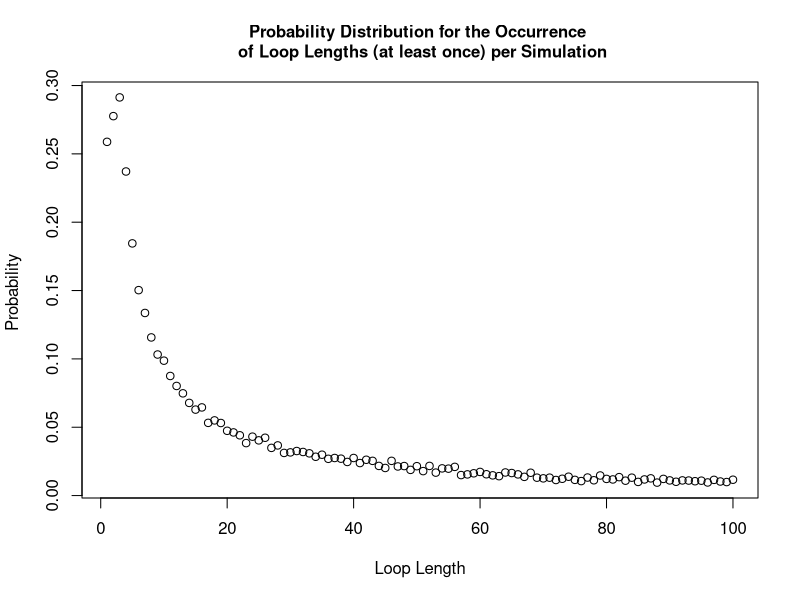

Write R code to recreate this figure.
#### Team Members:
# Fatima Kasenally (S2443602); Wenqi Ni (s1792412); Cameron Allan (S1748084)

#### address of github repo:
# https://github.com/niwq15/SP-Group-7-A2


#### Contributions

# Functions we each made versions of:
# Cameron - Strategy1, Strategy2, Strategy3, Pone, Pall, dloop
# Wenqi - Strategy1, Strategy2, Strategy3, Pone, Pall, dloop 
# Fatima - Strategy2, Pone, Pall, dloop 

# Further Details: 

# Cameron wrote the used Strategy 3 function and added an if statement to speed up the Pall function. 
# Some attempts were made to use arrays to write more efficient strategy functions but these were slower. 
# Other versions of Pone and Pall were also made but the final versions used were faster. 
# The dloop function written was not used as other members' dloops were better.


# Wenqi created the final versions of the functions Strategy 1, Strategy 2, Pone, Pall and the probability of no loop longer than 50 
# in a random reshuffling of cards. She wrote comments for these functions and those results. 
# She also provided a version of Strategy3, dloop function and the visualisation of the probabilities sensibly. 

# Fatima created an alternative version of Strategy 2 and pone. She created the final version of pall and dloop. 
# She also provided the sample solutions for various n and strategy combinations, and wrote comments to explain the results,
# generated the probability ditribution plot and returned the total probability of success for Strategy 1


#### Overview 
# This file holds the self-contained code to use stochastic simulation to study a generalised version of the famous '100 Prisoners Problem' 
# The problem is defined as follows: 
# Consider a prison containing 2n prisoners, each with a unique identification number ranging from 1 to 2n. 
# The prison has a room with 2n boxes, each uniquely numbered from 1 to 2n and each containing a single card. 
# These cards are each labelled with a unique number between 1 and 2n. 
# Each prisoner is allowed to open n boxes to find the card with their number.
# If all 2n prisoners successfully find their cards then they all go free. 
# After their turn,the prisoners are not allowed to communicate any new information from the boxes 
# to prisoners who have yet to take their turn.
# The room is returned to its original state after each prisoner’s go. 

# Firstly, we will show 3 strategies for the prisoners, then create a 'Pone' function to estimate 
# the probability of a single prisoner successfully finding their number, then use a 'Pall' function to 
# calculate the probability of all the prisoners finding their numbers. 
# Based on the results of the individual and joint success probabilities using different strategies, 
# we will give some comments about which strategy has the highest success probabilities for 
# both individuals and the collective. 

## Each function expressing the different strategies for opening boxes to find cards will require the same 
## input parameters : n,k,cards_num. Where n parameterises the 2n number of boxes, prisoner and cards in our problem.
## k is the prisoner's number and cards_num represents the random orders of cards placed in boxes.
## Uniform input parameters allows the implemented strategy to be a variable in each simulation as each strategy 
## function is interchangeable. This is required by functions 'Pone' and 'Pall'.


## Strategy 1:

## The Strategy1 function has inputs, n, k, and 'cards_num' (the card numbers indexed by the box numbers). 
## Each prisoner with their number 'k' starts at the k-th box which contains card b. If k is not equal to b, then the prisoner 
## goes to box b and opens it. The process will be repeated until they have either found the card k or opened n boxes without finding it
## The Strategy1 function will return 'TRUE' if the prisoner k will find their number within the n tries, otherwise it will return 'FALSE'.
Strategy1 <- function(n,k,cards_num) {
  #create an empty vector to store card numbers as they are read
  cards_picked <- rep(0, n) # the prisoner can read at most n cards
  cards_picked[1] <- cards_num[k] # start at the box with his number (k) on it 
  #for each of the remaining steps, first check if he has found his card number
  #if so, he will stop; if not, he will continue to read cards
  for (b in 2:n) {
    if (cards_picked[b-1] == k) {#if the prisoner k has found his number
      return(TRUE) #yes the prisoner has successfully found his card
      break # stop here and the prisoner will not open other boxes
    } else {#otherwise prisoner will open another box with the number of the last card
      cards_picked[b] <- cards_num[cards_picked[b-1]]
    }
  }
  #check whether he finds his number in the final step
  if (cards_picked[n] != k) { #if the final number is not his number
    return(FALSE) #prisoner has failed to find his card
  } else {#if the final number is equal to his number
    return(TRUE) #prisoner has successfully found his card
  }
}

## Strategy 2:

## The Strategy2 function has inputs, n, k, and cards_num.
## This strategy follows an identical procedure to strategy 1, except that the starting box is randomly selected
## The prisoner uses the card number in each box to pick his next box to open.
## The prisoner can open at most n boxes in order to find the card with their number on it.
## The Strategy2 function will return 'TRUE' if the prisoner k will find their number within the n tries, otherwise 'FALSE'.
Strategy2 <- function(n,k,cards_num) {
  #create an empty vector to store card numbers that have been read
  cards_picked <- rep(0, n) # the prisoner can read at most n cards
  cards_picked[1] <- sample(cards_num,1)# start at a randomly selected box 
  #for each of the remaining steps, firstly check whether he has found him number card
  #if so, he will stop; if not, he will continue to read cards
  for (b in 2:n) {
    if (cards_picked[b-1] == k) {#if the prisoner k has found his number
      return(TRUE)
      break #stop here and the prisoner will not open other boxes
    } else {#otherwise prisoner will open the box with number k
      cards_picked[b] <- cards_num[cards_picked[b-1]]
    }
  }
  #check whether he finds his number in the final step
  if (cards_picked[n] != k) { #if the final number is not his number
    return(FALSE)
  } else {#if the final number is equal to his number
    return(TRUE)
  }
} #The function returns TRUE/FALSE expressing that the prisoner has FOUND/FAILED TO FIND his card 

## Strategy 3:
## The Strategy3 function has inputs, n, k, and cards_num.
## The prisoner opens n boxes at random, without replacement and the prisoner will open n different boxes. 
## The Strategy3 function will return 'TRUE' if the prisoner k will find their number within the n tries, otherwise 'FALSE'.
Strategy3 <- function(n,k,cards_num){ 
  cards_picked <- sample(cards_num,n,replace=FALSE) # Randomly select n boxes from cards_num to open
  any(k == cards_picked) # check whether the prisoner's number appears in the selected card_num
} # End function


## The 'Pone' function takes the inputs 'n', 'k', 'strategy' and 'nreps' (the number of replicate simulations).
## 'Pone' is a function which calculates the probability of an individual prisoner 'k' finding his card number amoungst 2n boxes. 
## The prisoner can open n boxes and the trial is simulated nreps times. In each simulation a set-up is generated and one strategy 
## is used for the prisoner's search. The outcome of each simulation is recorded (success/failure) and 
## (total number of successes/nreps) calculates the probability that the prisoner finds his card. This probability is the function output. 
Pone <- function(n,k,strategy,nreps) {
  # create an empty vector to store the outcome of each simulation as 1/0 = Success/ Failure to find his card
  success <- rep(0, nreps)
  for (i in 1:nreps) {
    # simulate the random order of card numbers
    cards_num <- sample(1:(2*n), 2*n, replace=FALSE)
    success[i] <- strategy(n,k,cards_num)
  }
  # return the frequentist probability of success as: 
  # total number of simulated successes / total number of simulations
  return(sum(success)/nreps)
}


## The 'Pall' function takes the inputs 'n', 'strategy' and 'nreps'.
## 'Pall' is a function to find the probability of all the 2n prisoners finding their cards in a single simulation
## and all being able to escape. All prisoners must use the same strategy. The probability is calculated by finding
## the total number of all prisoner successes and dividing by the number of simulations run (nreps).
## The Function then returns this probability as the output.
Pall <- function(n,strategy,nreps) {
  #create a vector to record the result of each simulation with default values of 1s
  num_success <- rep(1,nreps)
  for (i in 1:nreps) {#for each simulation
    #generate a random order of card numbers
    cards_num <- sample(1:(2*n), 2*n, replace=FALSE)
    #use the strategies to calculate whether each prisoner can find their correct number within n times
    for (k in 1:(2*n)) {
      result <- strategy(n,k,cards_num) # save the result of strategy for the k-th prisoner
      num_success[i] <- num_success[i] * result # if result is 1 keep 1 in the vector. If 0 change to 0.
      if (result == 0){ # stop if any prisoner does not escape, this cuts down simulation run-time
        break
      }
    }
  }
  # return the frequentist probability as: total number of simulated successes / total number of simulated trials
  return(sum(num_success)/nreps)
}

### Sample Results ###

### individual prisoner probabilities: 
### Pone takes args: n,k,strategy,nreps

Pone(5,5,Strategy1,10000)
Pone(50,50,Strategy1,10000)
# one prisoner & strategy 1: prob success ~ 50%  (for all n)

Pone(5,5,Strategy2,10000)
Pone(50,50,Strategy2,10000)
# one prisoner & strategy 2: prob success ~40%  (n=5) ~37%  (n>50)

Pone(5,5,Strategy3,10000)
Pone(50,50,Strategy3,10000)
# one prisoner & strategy 3: prob success ~50%  (for all n)

### joint probabilities for all prisoners as a collective:  
### Pall takes args: n,strategy,nreps


Pall(5,Strategy1,10000)
Pall(50,Strategy1,10000)
#10 prisoners & strategy 1: prob success ~35% (n=5)
#100 prisoners & strategy 1: prob success ~31% (n=50)

Pall(5,Strategy2,10000)
Pall(50,Strategy2,10000)
#10 prisoners & strategy 2: prob success ~0.01%  (n=5)
#100 prisoners & strategy 2: prob success ~0% (smaller than precision)  (n=50)

Pall(5,Strategy3,10000)
Pall(50,Strategy3,10000)
#10 prisoners & strategy 3: prob success ~0.1%  (n=5)
#100 prisoners & strategy 3: prob success ~0% (smaller than precision) (n=50)


## Remarks

## Strategy 1 and Strategy 3 have similar individual success probabilities of 50%. 
## Strategy 1 has much higher joint success probability of above 30%, while Strategy 3 only has 0%.
## It demonstrates that there is something intelligent in Strategy 1's design.
## Strategy 2 has a lower marginal probability for success than the others, and a joint probability close to 0. 

## More explanations
## For Strategy 1, consider the distribution of maximum loop lengths amongst the boxes and cards. The cycle of box and card numbers 
## must eventually return the prisoner to open a box with his card number inside if he is allowed to open as many boxes as he wants, 
## as the numbers used are part of a finite sequence. Thus, the high joint success probability can be calculated as the cumulative 
## probability of the maximum loop length being less than n, which we have determined to be approximately 31%.

## For Strategy 2, the marginal probability is lower than 50% because the conditions for the prisoner's success are 1.the prisoner 
## select the correct loop with his card in it at random; 2.the loop he picks must also be shorter than n. 
## Our results show that the probability is about 37-40% (varies with n). The joint probability tends to 0 for the similar reason as strategy 3.

## For Strategy 3, the probability of finding their card every time they open a box is 1/2n and if he opens n boxes at random the 
## probability of finding his card is n/2n (=50%). For 2n prisoners all finding their cards in a simulation we multiply the independent 
## marginal probabilities to produce a joint probability of (0.5)^(2n), which tends to 0 as n increases. 


## The 'dloop' function has inputs: 'n' and 'nreps'. 
## It is a function which returns the probability distribution vector for each loop length occuring in a simulation.
## It takes the parameters n (making 2n boxes) and nreps (to make nreps simulations). In each simulation all the boxes are opened and 
## the lengths of all loops are counted. All the loop lengths are then tabulated and divided by nreps. 
## This creates a probability vector (prob_vec_y = probability of each loop length occurring at least once),
## and this is the output of the function. 
dloop <- function(n, nreps) {
  each_loop_lengths <- c() #list to store the loop lengths generated by all simulations
  
  for (i in 1:nreps){ 
    #simulate a new set of boxes for each simulation
    cards_num <- sample(1 : (2*n), 2*n , replace=FALSE) 
    #store a list of closed boxes in each simulation
    unopened_boxes <- 1:(2*n)
    
    #store the unique loop lengths generated from each simulation 
    new_loop_lengths <- c()
    
    #scan for loops, (while more than 2 boxes are still closed, indexing breaks down for smaller loops)
    while (length(unopened_boxes) > 2 ){
      #pick the smallest number unopened box and store the value of the card inside 
      cards_picked <- cards_num[unopened_boxes[1]]
      
      #pick your next box according to your last card and scan each closed loop
      for (b in 2:length(unopened_boxes)){ #max loop length is the number of closed boxes
        #store the number of the latest card
        cards_picked <- c(cards_picked, cards_num[cards_picked[b-1]])
      }#end for 
      
      
      #scanning the last 2 boxes
      if (length(unopened_boxes) == 2 && cards_num[unopened_boxes[1]] == unopened_boxes[2]) {
        #we have found a 2 item long loop 
        new_loop_lengths <- c(new_loop_lengths, 2) 
      } else if ((length(unopened_boxes) == 2) && (cards_num[unopened_boxes[1]] == unopened_boxes[1])) {
        #we have found one or more loops with length 1
        new_loop_lengths <- c(new_loop_lengths, 1) 
      }
      
      #add your new loop length to your list 
      new_loop_lengths <- c(new_loop_lengths, length(unique(cards_picked))) 
      
      #remove the boxes opened 
      unopened_boxes <- setdiff(unopened_boxes,unique(cards_picked))
    } #end while 
    
    #store the uniquely occuring loop lengths from each simulation in a global simulation list 
    each_loop_lengths <- c(each_loop_lengths, unique(new_loop_lengths))
    
    
  } #end for 
  prob_vec_y <- tabulate(each_loop_lengths)/nreps #probability vector for the occurrence of each type of loop length 
  #function outputs the probability distribution 
  return(prob_vec_y)
  
}#end function




#testing the distribution for n=50
n = 50 
#variable storing our probability distribution using function dloop
prob_vec <- dloop(n, 10000)

##plotting the probability distribution
#create an x axis 
x_axis <- 1:length(prob_vec)
plot(x_axis, prob_vec, xlab = "Loop Length", ylab = "Probability ", main = "Probability Distribution for the Occurrence \n of Loop Lengths (at least once) per Simulation", cex.main = 1)

#output the probability distribution vector: 
cat("your probability vector for producing at least one loop of length i: \n", prob_vec, "\n")

## Note that 'no loop length longer than 50' indicates that the max loop length is 50. 
## P(no loop longer than 50) = 1 - P(there exist loop lengths larger than 50)
## Since the total loop lengths must sum to 2n, the loops of length greater than n can only occur once.
## It implies that P(loop length >n occurs at least once ) = P(loop length >n occurs exactly once ).
## Thus, P(there exist loop lengths larger than 50) is equal to the sum of P(there exists loop length i) where i ranges from 51 to 100. 

cat( "Probability of Strategy 1 succeeding: \n", 1 - sum(prob_vec[(n+1):(2*n)]), "\n this is also the probability of the maximum loop length being no more than n")
